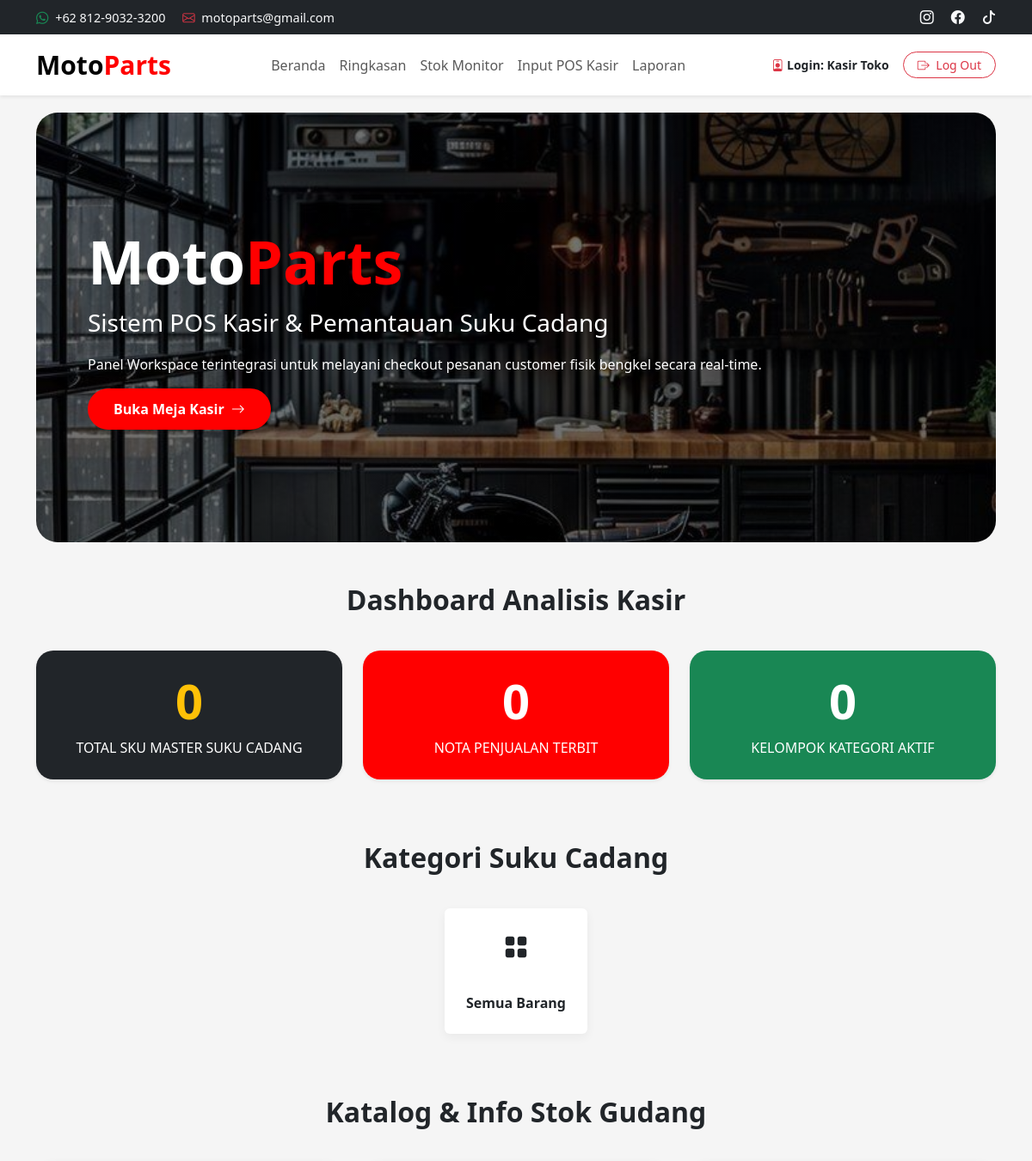
Before: /dashboard/kasir.php?kategori=Aksesoris (signed in, upper part) with the older database file.
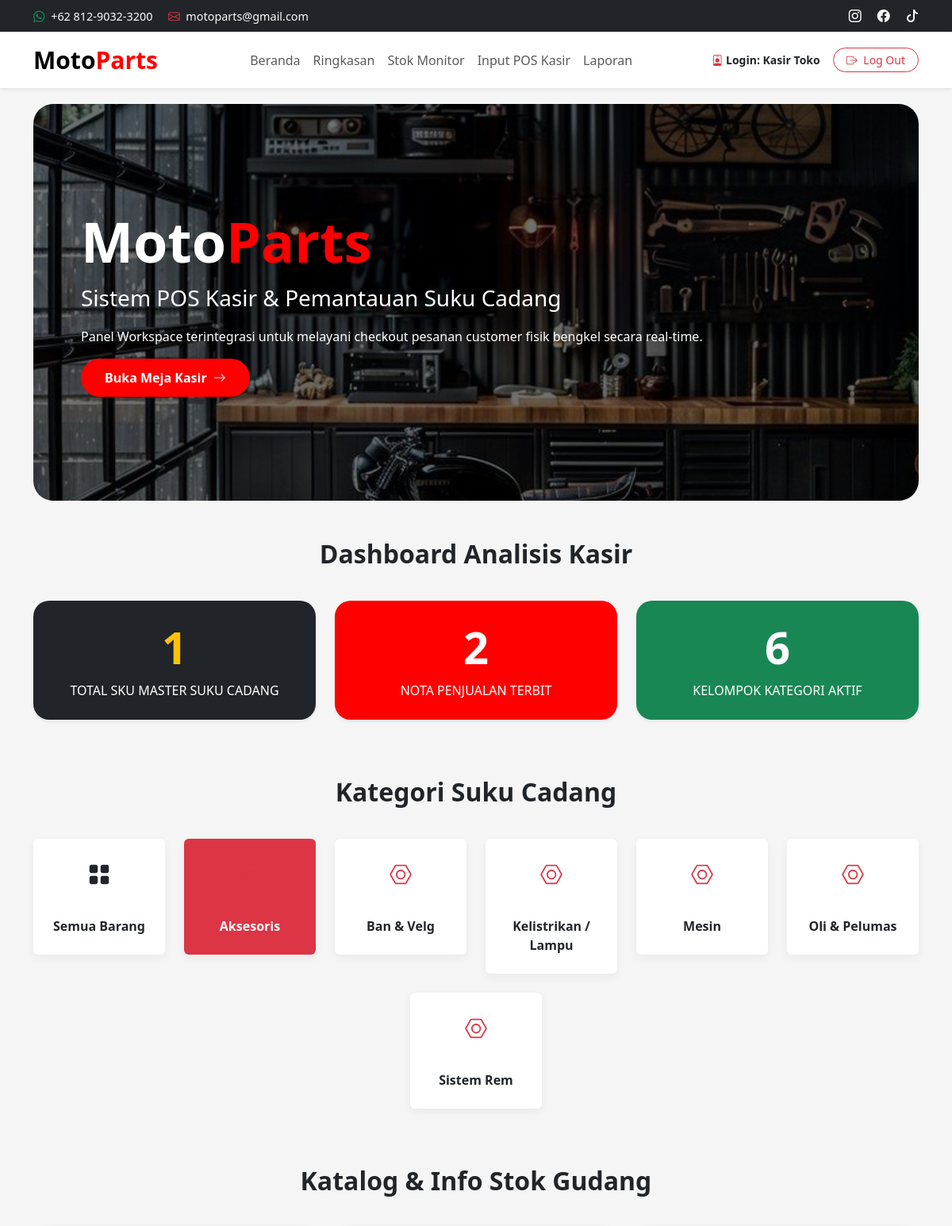
After: the same page with the newer database file.
### tables this page shows
CREATE TABLE `kategori` (
  `id_kategori` int(11) NOT NULL,
  `nama_kategori` varchar(50) NOT NULL
);

### dashboard/kasir.php (the view, shortened to what the changed rows need)
<?php
include '../config/koneksi.php';
$query_sp = mysqli_query($koneksi, "SELECT COUNT(*) as total FROM sparepart");
if ($query_sp) {
    $data_sp = mysqli_fetch_assoc($query_sp);
    $total_sparepart = $data_sp['total'];
} else {
    $total_sparepart = 0;
}
$query_pj = mysqli_query($koneksi, "SELECT COUNT(*) as total FROM penjualan");
if ($query_pj) {
    $data_pj = mysqli_fetch_assoc($query_pj);
    $total_transaksi = $data_pj['total'];
} else {
    $total_transaksi = 0;
}
$query_kt = mysqli_query($koneksi, "SELECT COUNT(*) as total FROM kategori");
if ($query_kt) {
    $data_kt = mysqli_fetch_assoc($query_kt);
    $total_kategori = $data_kt['total'];
} else {
    $total_kategori = 0;
}
$filter_kategori = isset($_GET['kategori']) ? $_GET['kategori'] : '';
?>
<!DOCTYPE html>
<html lang="en">
<head>
    <link href="https://cdn.jsdelivr.net/npm/bootstrap@5.3.3/dist/css/bootstrap.min.css" rel="stylesheet">
    <link rel="stylesheet" href="https://cdn.jsdelivr.net/npm/bootstrap-icons@1.11.3/font/bootstrap-icons.min.css">
</head>
<body>
    <section class="hero container">
        <div class="hero-box">
            <div class="hero-content">
                <h1>Moto<span class="brand-red">Parts</span></h1>
            </div>
        </div>
    </section>
    <section id="dashboard-panel" class="container py-5">
        <h2 class="section-title">Dashboard Analisis Kasir</h2>
        <div class="row g-4">
            <div class="col-md-4">
                <div class="dashboard-card bg-dark shadow-sm">
                    <h1 class="display-4 fw-bold text-warning"><?= $total_sparepart; ?></h1>
                    <p class="text-uppercase tracking-wider mb-0">Total SKU Master Suku Cadang</p>
                </div>
            </div>
            <div class="col-md-4">
                <div class="dashboard-card bg-red shadow-sm">
                    <h1 class="display-4 fw-bold"><?= $total_transaksi; ?></h1>
                    <p class="text-uppercase tracking-wider mb-0">Nota Penjualan Terbit</p>
                </div>
            </div>
            <div class="col-md-4">
                <div class="dashboard-card bg-success shadow-sm">
                    <h1 class="display-4 fw-bold"><?= $total_kategori; ?></h1>
                    <p class="text-uppercase tracking-wider mb-0">Kelompok Kategori Aktif</p>
                </div>
            </div>
        </div>
    </section>
    <?php
        $queryKategori = mysqli_query(
            $koneksi,
            "SELECT * FROM kategori ORDER BY nama_kategori ASC"
        );
    ?>
    <section class="container py-4">
        <h2 class="section-title">Kategori Suku Cadang</h2>
        <div class="row g-4 justify-content-center">
            <?php while($kat = mysqli_fetch_assoc($queryKategori)):
                $cat = $kat['nama_kategori'];
                $is_active = ($filter_kategori == $cat) ? 'bg-danger text-white' : '';
            ?>
            <div class="col-md-2 col-6">
                <a href="kasir.php?kategori=<?= urlencode($cat); ?>#produk-unggulan" class="text-decoration-none text-dark">
                    <div class="card category-card text-center p-4 <?= $is_active; ?>">
                        <i class="bi bi-nut fs-3 mb-2 text-danger"></i><br><?= $cat; ?>
                    </div>
                </a>
            </div>
            <?php endwhile; ?>
        </div>
    </section>
    <section id="produk-unggulan" class="container py-5">
        <h2 class="section-title">Katalog & Info Stok Gudang</h2>
    </section>
</body>
</html>

Changed rows visible on the page:
added kategori: nama_kategori "Aksesoris"
added kategori: nama_kategori "Ban & Velg"
added kategori: nama_kategori "Kelistrikan / Lampu"
added kategori: nama_kategori "Mesin"
added kategori: nama_kategori "Oli & Pelumas"
added kategori: nama_kategori "Sistem Rem"
Other visible differences:
$total_sparepart: "0" → "1"
$total_transaksi: "0" → "2"
$total_kategori: "0" → "6"
